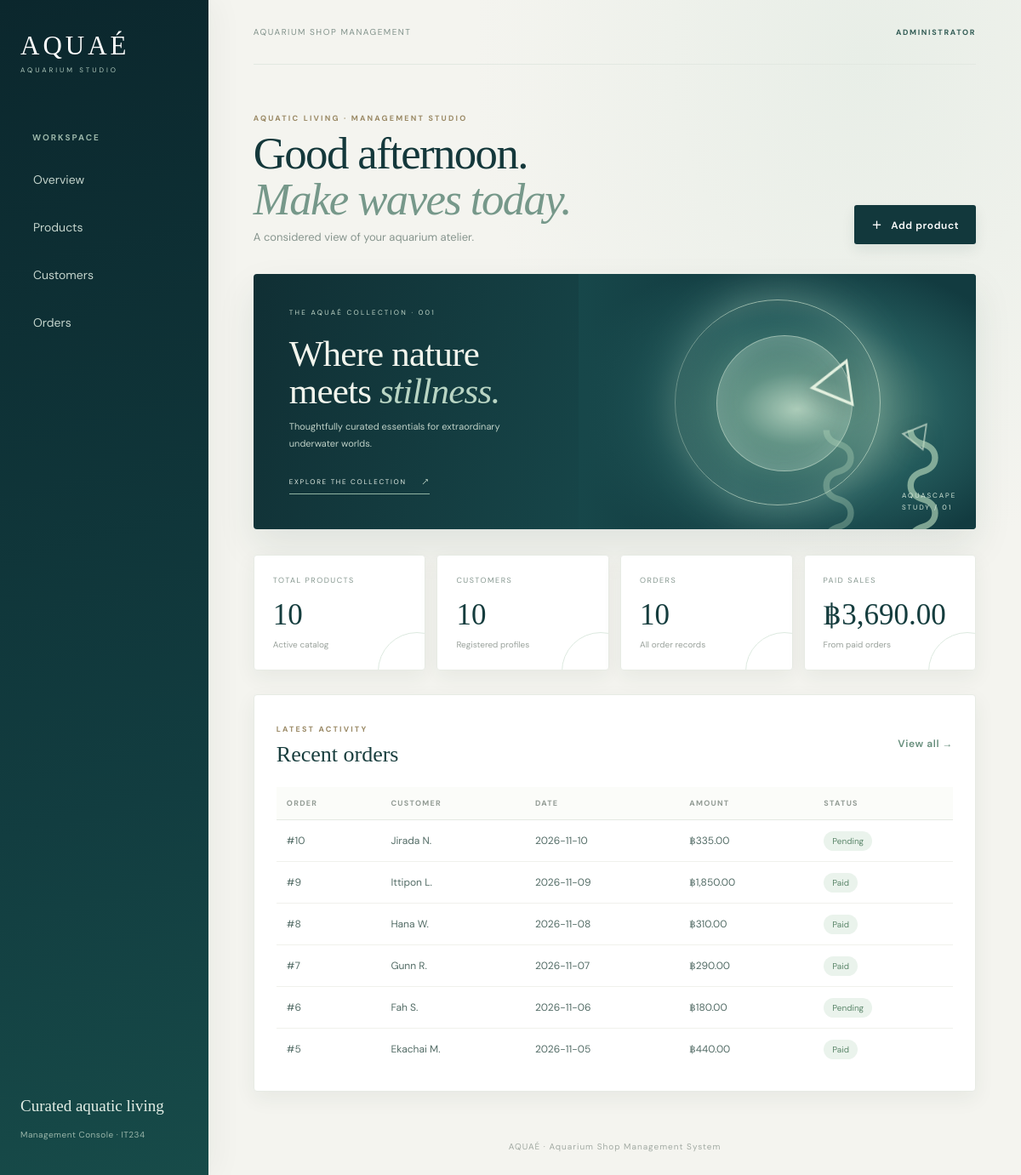
The page / on the database its author committed.
### tables this page shows
CREATE TABLE orders(order_id INTEGER PRIMARY KEY AUTOINCREMENT, customer_id INTEGER NOT NULL, order_date TEXT NOT NULL, total_amount REAL NOT NULL DEFAULT 0 CHECK(total_amount>=0), status TEXT NOT NULL DEFAULT 'Pending', FOREIGN KEY(customer_id) REFERENCES customers(customer_id));

CREATE TABLE customers(customer_id INTEGER PRIMARY KEY AUTOINCREMENT, customer_name TEXT NOT NULL, phone TEXT NOT NULL UNIQUE, email TEXT UNIQUE, address TEXT);

### app.py (the view)
@app.route("/")
def dashboard():
    conn = get_db()
    stats = {
        "products": conn.execute("SELECT COUNT(*) FROM products").fetchone()[0],
        "customers": conn.execute("SELECT COUNT(*) FROM customers").fetchone()[0],
        "orders": conn.execute("SELECT COUNT(*) FROM orders").fetchone()[0],
        "sales": conn.execute("SELECT COALESCE(SUM(total_amount),0) FROM orders WHERE status='Paid'").fetchone()[0]
    }
    recent = conn.execute("""
        SELECT o.order_id, c.customer_name, o.order_date, o.total_amount, o.status
        FROM orders o JOIN customers c ON o.customer_id=c.customer_id
        ORDER BY o.order_id DESC LIMIT 6
    """).fetchall()
    conn.close()
    return render_template("index.html", stats=stats, recent=recent)

### app.py (called while the page is built)
def get_db():
    conn = sqlite3.connect(DB_PATH)
    conn.row_factory = sqlite3.Row
    conn.execute("PRAGMA foreign_keys = ON")
    return conn

### templates/index.html
{% extends "base.html" %}{% block title %}Overview · AQUAÉ{% endblock %}{% block content %}
<section class="page-head"><div><p class="eyebrow">AQUATIC LIVING · MANAGEMENT STUDIO</p><h1>Good afternoon.<br><em>Make waves today.</em></h1><p class="muted">A considered view of your aquarium atelier.</p></div><a class="btn" href="{{ url_for('add_product') }}">＋ &nbsp; Add product</a></section>
<section class="aquascape-hero"><div class="hero-text"><span class="hero-kicker">THE AQUAÉ COLLECTION · 001</span><h2>Where nature<br>meets <i>stillness.</i></h2><p>Thoughtfully curated essentials for extraordinary underwater worlds.</p><a href="{{ url_for('products') }}">EXPLORE THE COLLECTION <b>↗</b></a></div><div class="hero-visual"><div class="glass-orb"></div><div class="hero-fish fish-a">◁</div><div class="hero-fish fish-b">◁</div><div class="hero-leaf leaf-a">〰</div><div class="hero-leaf leaf-b">〰</div><span class="hero-index">AQUASCAPE<br>STUDY / 01</span></div></section>
<section class="stats"><article><p>Total products</p><strong>{{ stats.products }}</strong><small>Active catalog</small></article><article><p>Customers</p><strong>{{ stats.customers }}</strong><small>Registered profiles</small></article><article><p>Orders</p><strong>{{ stats.orders }}</strong><small>All order records</small></article><article><p>Paid sales</p><strong>฿{{ "{:,.2f}".format(stats.sales) }}</strong><small>From paid orders</small></article></section>
<section class="panel"><div class="panel-head"><div><p class="eyebrow">LATEST ACTIVITY</p><h2>Recent orders</h2></div><a class="text-link" href="{{ url_for('orders') }}">View all →</a></div>
<div class="table-wrap"><table><thead><tr><th>ORDER</th><th>CUSTOMER</th><th>DATE</th><th>AMOUNT</th><th>STATUS</th></tr></thead><tbody>{% for o in recent %}<tr><td>#{{ o.order_id }}</td><td>{{ o.customer_name }}</td><td>{{ o.order_date }}</td><td>฿{{ "{:,.2f}".format(o.total_amount) }}</td><td><span class="status">{{ o.status }}</span></td></tr>{% else %}<tr><td colspan="5">No orders yet.</td></tr>{% endfor %}</tbody></table></div></section>{% endblock %}

### templates/base.html (shortened to what this page needs)
<!doctype html>
<html lang="th"><head><meta charset="utf-8"><meta name="viewport" content="width=device-width, initial-scale=1">
<title>{% block title %}AQUAÉ{% endblock %}</title><link rel="stylesheet" href="{{ url_for('static', filename='css/style.css') }}"></head>
<body><aside class="sidebar"><a class="brand" href="{{ url_for('dashboard') }}">AQUAÉ<span> AQUARIUM STUDIO</span></a>
<div class="nav-label">WORKSPACE</div><a href="{{ url_for('dashboard') }}">Overview</a><a href="{{ url_for('products') }}">Products</a><a href="{{ url_for('customers') }}">Customers</a><a href="{{ url_for('orders') }}">Orders</a>
<div class="side-note">Curated aquatic living<br><small>Management Console · IT234</small></div></aside>
<main class="main"><header class="topbar"><span> AQUARIUM SHOP MANAGEMENT</span><span class="admin">ADMINISTRATOR</span></header>
{% block content %}{% endblock %}<footer>AQUAÉ · Aquarium Shop Management System</footer></main></body></html>

### rows shown on the page
orders: order_id "10", customer_name "Jirada N.", order_date "2026-11-10", total_amount "335.00", status "Pending"
orders: order_id "9", customer_name "Ittipon L.", order_date "2026-11-09", total_amount "1,850.00", status "Paid"
orders: order_id "8", customer_name "Hana W.", order_date "2026-11-08", total_amount "310.00", status "Paid"
orders: order_id "7", customer_name "Gunn R.", order_date "2026-11-07", total_amount "290.00", status "Paid"
orders: order_id "6", customer_name "Fah S.", order_date "2026-11-06", total_amount "180.00", status "Pending"
orders: order_id "5", customer_name "Ekachai M.", order_date "2026-11-05", total_amount "440.00", status "Paid"

### other values the page prints
{{ stats.products }} "10"
{{ stats.customers }} "10"
{{ stats.orders }} "10"
{{ "{:,.2f}".format(stats.sales) }} "3,690.00"
